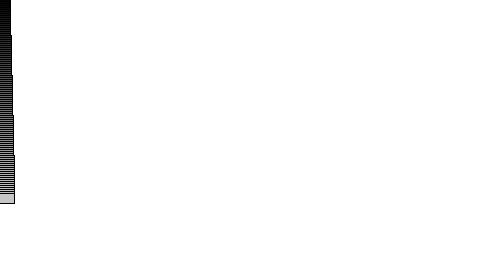
Frame 1 (no input)
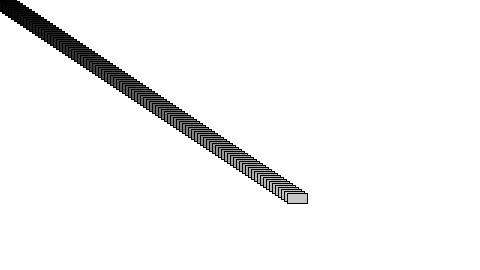
Frame 60 (the mouse pressed at the canvas centre just before this capture)
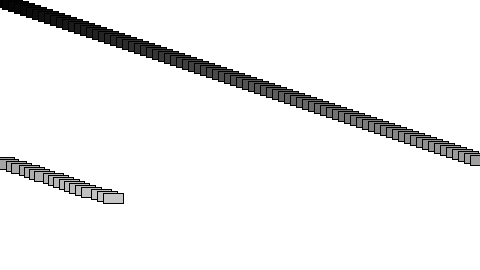
Frame 120 (the mouse held since frame 60 and released just before this capture)

The Processing sketch that drew these frames (run headless with seeded random() and noise(); from frame 60 on, the mouse is pressed at the canvas centre):

// Processing sketch: cars_array_04
// ── cars_array_04.pde
// Example 8-1: A Car class and a Car object
// example from DAniel Shiffman, Learning Processing

//array of 100 cars
Car[] cars = new Car[100]; // Declare car object as a globle variable.

void setup() {
  size(480, 270);
  // Initialize each car object in setup()using a for loop.
 for (int i = 0; i < cars.length; i++){
  cars[i] = new Car(color(i*2), 0, i*2, i/20.0); 
 }
}

void draw() {
  background(255);
  // run each car using a for loop
  for(int i = 0; i < cars.length; i++){
  cars[i].move(); 
  cars[i].display();
  }
}

//car class stays the same no matter how many cars we make
class Car { 
  color c; 
  float xpos;
  float ypos;
  float xspeed;

  // arguments for the car
  Car(color c_, float xpos_, float ypos_, float xspeed_) { 
    c = c_;
    xpos = xpos_;
    ypos = ypos_;
    xspeed = xspeed_;
  }

  void display() { 
    // The car is just a square
    rectMode(CENTER);
    stroke(0);
    fill(c);
    rect(xpos, ypos, 20, 10);
  }

  // Function.  
  void move() { 
    xpos = xpos + xspeed;
    if (xpos > width) {
      xpos = 0;
    }
  }
}
